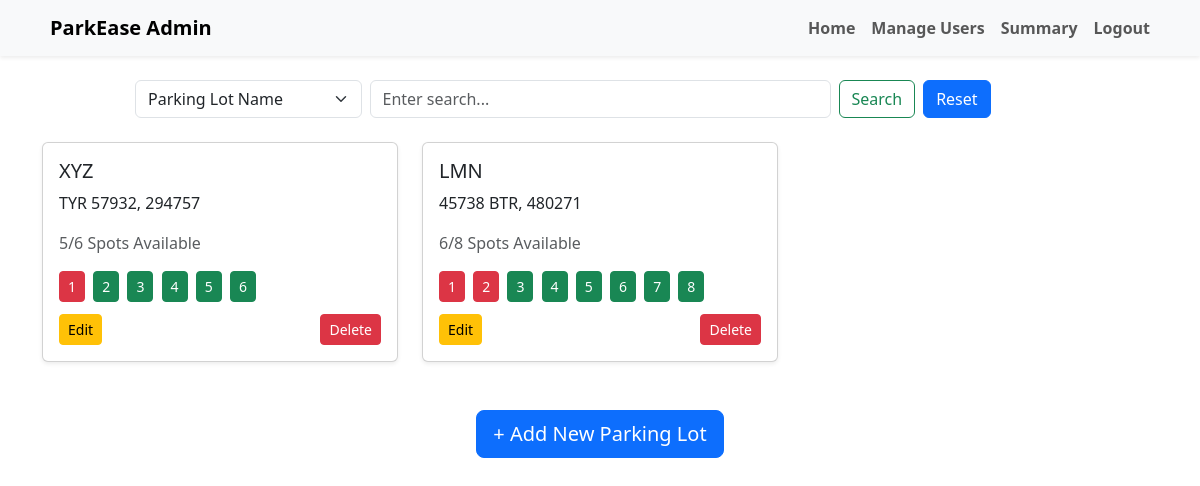
Screenshot of /parking (signed in) with the database file from the repository.
### app.py (models this page shows)
class Parking(db.Model):
    __tablename__ = 'parking'
    id = db.Column(db.Integer, primary_key=True)
    prime_location_name = db.Column(db.String(20), unique=True, nullable=False)
    address = db.Column(db.String(20), nullable=False)
    pin_code = db.Column(db.String(20), nullable=False)
    price = db.Column(db.Float, nullable=False)
    number_of_spots = db.Column(db.Integer, nullable=False)
    spots = db.relationship('ParkingSpot', back_populates='parking', cascade='all, delete-orphan')

### app.py (the view)
@app.route('/parking', methods=['GET', 'POST'])
def parking():
    if 'username' not in session:
        return redirect(url_for('login'))
    parkings = Parking.query.all()
    available_counts = {}
    for parking in parkings:
        available_counts[parking.id] = ParkingSpot.query.filter_by(parking_id=parking.id, status='A').count()
    return render_template('parking.html', parkings=parkings, available_counts=available_counts)

### templates/parking.html (shortened to what this page needs)
<!DOCTYPE html>
<html lang="en">
<head>
  <link href="https://cdn.jsdelivr.net/npm/bootstrap@5.3.3/dist/css/bootstrap.min.css" rel="stylesheet">
</head>
<body>
<nav class="navbar navbar-expand-lg navbar-light bg-light shadow-sm">
  <div class="container">
    <a class="navbar-brand fw-bold d-flex align-items-center" href="/admin">
       ParkEase Admin
    </a>
    <div class="collapse navbar-collapse" id="navbarAdmin">
      <ul class="navbar-nav ms-auto mb-2 mb-lg-0">
        <li class="nav-item"><a class="nav-link fw-semibold" href="/admin">Home</a></li>
        <li class="nav-item"><a class="nav-link fw-semibold" href="/admin_user">Manage Users</a></li>
        <li class="nav-item"><a class="nav-link fw-semibold" href="/summary">Summary</a></li>
        <li class="nav-item"><a class="nav-link fw-semibold" href="/logout">Logout</a></li>
      </ul>
    </div>
  </div>
</nav>
<div class="container mt-4">
  <div class="mb-4">
    <div class="col-md-10 mx-auto">
      <form class="row g-2 align-items-center" method="GET" action="/search">
        <div class="col-md-3">
          <select class="form-select" name="filter_by">
            <option value="lot_name" {% if filter_by == 'prime_location_name' %}selected{% endif %}>Parking Lot Name</option>
          </select>
        </div>
        <div class="col-md-6">
          <input class="form-control" type="search" name="query" placeholder="Enter search..." value="{{ query or '' }}">
        </div>
        <div class="col-md-3 d-flex">
          <button class="btn btn-outline-success me-2" type="submit">Search</button>
          <a href="/parking" class="btn btn-primary">Reset</a>
        </div>
      </form>
    </div>
  </div>
  <div class="row row-cols-1 row-cols-lg-3 g-4">
    {% if parkings|length == 0 %}
      <div class="d-flex justify-content-center align-items-center" style="height: 300px; width: 100%;">
        <div class="text-center">
          <div class="alert alert-warning">
            No results found{% if query %} for "<strong>{{ query }}</strong>"{% endif %}.
          </div>
          <a href="/parking" class="btn btn-outline-primary btn-sm">Back to All Parkings</a>
        </div>
      </div>
    {% else %}
      {% for parking in parkings %}
      <div class="col">
        <div class="card shadow-sm h-100">
          <div class="card-body d-flex flex-column justify-content-between">
            <div>
              <h5 class="card-title">{{ parking.prime_location_name }}</h5>
              <p class="card-text">{{ parking.address }}, {{ parking.pin_code }}</p>
              {% set spot_map = dict() %}
              {% set total_spots = spot_map | length %}
              {% set available_spots = spot_map.values() | select('equalto', 'A') | list | length %}
              <p class="text-muted">{{ available_spots }}/{{ total_spots }} Spots Available</p>
            </div>
            <div class="mb-2">
              {% for number, status in spot_map.items() %}
              <button
                type="button"
                class="btn btn-sm me-1 mb-1
                  {% if status == 'O' %}
                    btn-danger
                  {% else %}
                    btn-success
                  {% endif %}"
                data-bs-toggle="modal"
                data-bs-target="#spotModal{{ parking.id }}_{{ number }}"
                title="View Spot {{ number }}">
                <span>{{ number }}</span>
              </button>
              {% endfor %}
            </div>
            <div class="mt-auto d-flex justify-content-between">
              <a href="/edit_parking/{{ parking.id }}" class="btn btn-sm btn-warning">Edit</a>
              <form action="/delete_parking/{{ parking.id }}" method="POST" class="d-inline" onsubmit="return confirm('Are you sure you want to delete this parking lot?')">
                <button type="submit" class="btn btn-sm btn-danger">Delete</button>
              </form>
            </div>
          </div>
        </div>
      </div>
      {% endfor %}
    {% endif %}
  </div>
  <div class="text-center mt-5">
    <a href="/add_parking" class="btn btn-primary btn-lg">+ Add New Parking Lot</a>
  </div>
</div>
</body>
</html>

### rows the page displays
Parking: prime_location_name "XYZ", address "TYR 57932", pin_code "294757", available_spots "5", number_of_spots "6", spot_map "1" "2" "3" "4" "5" "6"
Parking: prime_location_name "LMN", address "45738 BTR", pin_code "480271", available_spots "6", number_of_spots "8", spot_map "1" "2" "3" "4" "5" "6" "7" "8"
